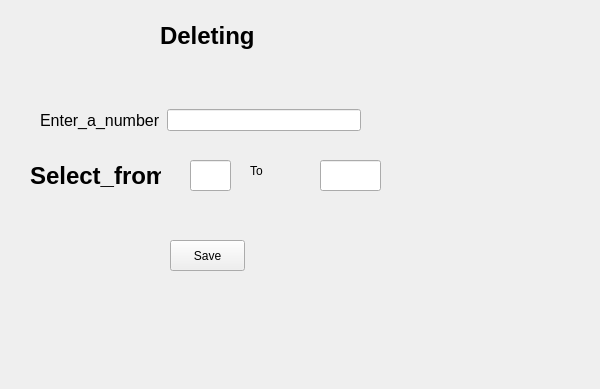
<?xml version="1.0" encoding="UTF-8"?>
<ui version="4.0">
 <class>Deleting</class>
 <widget class="QWidget" name="Deleting">
  <property name="geometry">
   <rect>
    <x>0</x>
    <y>0</y>
    <width>600</width>
    <height>389</height>
   </rect>
  </property>
  <property name="windowTitle">
   <string>Form</string>
  </property>
  <widget class="QLineEdit" name="lineb1">
   <property name="geometry">
    <rect>
     <x>190</x>
     <y>160</y>
     <width>41</width>
     <height>31</height>
    </rect>
   </property>
   <property name="font">
    <font>
     <pointsize>14</pointsize>
     <bold>false</bold>
    </font>
   </property>
  </widget>
  <widget class="QLabel" name="label_3">
   <property name="geometry">
    <rect>
     <x>30</x>
     <y>160</y>
     <width>131</width>
     <height>31</height>
    </rect>
   </property>
   <property name="font">
    <font>
     <pointsize>18</pointsize>
     <bold>true</bold>
    </font>
   </property>
   <property name="text">
    <string>Select_from</string>
   </property>
  </widget>
  <widget class="QWidget" name="layoutWidget">
   <property name="geometry">
    <rect>
     <x>40</x>
     <y>100</y>
     <width>321</width>
     <height>40</height>
    </rect>
   </property>
   <layout class="QHBoxLayout" name="horizontalLayout">
    <item>
     <widget class="QLabel" name="label">
      <property name="font">
       <font>
        <pointsize>12</pointsize>
       </font>
      </property>
      <property name="text">
       <string>Enter_a_number</string>
      </property>
     </widget>
    </item>
    <item>
     <widget class="QLineEdit" name="line_num_to_del"/>
    </item>
   </layout>
  </widget>
  <widget class="QPushButton" name="save_button">
   <property name="geometry">
    <rect>
     <x>170</x>
     <y>240</y>
     <width>75</width>
     <height>31</height>
    </rect>
   </property>
   <property name="text">
    <string>Save</string>
   </property>
  </widget>
  <widget class="QLineEdit" name="lineb2">
   <property name="geometry">
    <rect>
     <x>320</x>
     <y>160</y>
     <width>61</width>
     <height>31</height>
    </rect>
   </property>
   <property name="font">
    <font>
     <pointsize>16</pointsize>
     <italic>true</italic>
     <bold>true</bold>
    </font>
   </property>
  </widget>
  <widget class="QLabel" name="label_4">
   <property name="geometry">
    <rect>
     <x>250</x>
     <y>160</y>
     <width>49</width>
     <height>21</height>
    </rect>
   </property>
   <property name="text">
    <string>To</string>
   </property>
  </widget>
  <widget class="QLabel" name="label_2">
   <property name="geometry">
    <rect>
     <x>160</x>
     <y>20</y>
     <width>121</width>
     <height>31</height>
    </rect>
   </property>
   <property name="font">
    <font>
     <pointsize>18</pointsize>
     <bold>true</bold>
    </font>
   </property>
   <property name="text">
    <string>Deleting</string>
   </property>
  </widget>
 </widget>
 <resources/>
 <connections/>
</ui>
